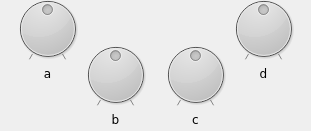
      <widget class="QWidget" name="fx_2">
       <property name="geometry">
        <rect>
         <x>0</x>
         <y>0</y>
         <width>311</width>
         <height>131</height>
        </rect>
       </property>
       <attribute name="label">
        <string>fx 2</string>
       </attribute>
       <widget class="QDial" name="fx2_param_a">
        <property name="enabled">
         <bool>true</bool>
        </property>
        <property name="geometry">
         <rect>
          <x>12</x>
          <y>-7</y>
          <width>71</width>
          <height>71</height>
         </rect>
        </property>
        <property name="toolTip">
         <string/>
        </property>
        <property name="styleSheet">
         <string notr="true">background-color:lightgrey</string>
        </property>
        <property name="minimum">
         <number>-32768</number>
        </property>
        <property name="maximum">
         <number>32757</number>
        </property>
        <property name="singleStep">
         <number>1</number>
        </property>
        <property name="pageStep">
         <number>10</number>
        </property>
        <property name="value">
         <number>0</number>
        </property>
        <property name="invertedAppearance">
         <bool>false</bool>
        </property>
        <property name="notchTarget">
         <double>1000.000000000000000</double>
        </property>
        <property name="notchesVisible">
         <bool>true</bool>
        </property>
       </widget>
       <widget class="QLabel" name="label_fx2_param_a">
        <property name="geometry">
         <rect>
          <x>12</x>
          <y>63</y>
          <width>71</width>
          <height>21</height>
         </rect>
        </property>
        <property name="font">
         <font>
          <family>DejaVu Sans</family>
          <pointsize>9</pointsize>
          <weight>50</weight>
          <bold>false</bold>
         </font>
        </property>
        <property name="styleSheet">
         <string notr="true"/>
        </property>
        <property name="text">
         <string>a</string>
        </property>
        <property name="alignment">
         <set>Qt::AlignCenter</set>
        </property>
       </widget>
       <widget class="QDial" name="fx2_param_b">
        <property name="enabled">
         <bool>true</bool>
        </property>
        <property name="geometry">
         <rect>
          <x>80</x>
          <y>39</y>
          <width>71</width>
          <height>71</height>
         </rect>
        </property>
        <property name="toolTip">
         <string/>
        </property>
        <property name="styleSheet">
         <string notr="true">background-color:lightgrey</string>
        </property>
        <property name="minimum">
         <number>-32768</number>
        </property>
        <property name="maximum">
         <number>32757</number>
        </property>
        <property name="singleStep">
         <number>1</number>
        </property>
        <property name="pageStep">
         <number>10</number>
        </property>
        <property name="value">
         <number>0</number>
        </property>
        <property name="invertedAppearance">
         <bool>false</bool>
        </property>
        <property name="notchTarget">
         <double>1000.000000000000000</double>
        </property>
        <property name="notchesVisible">
         <bool>true</bool>
        </property>
       </widget>
       <widget class="QLabel" name="label_fx2_param_b">
        <property name="geometry">
         <rect>
          <x>80</x>
          <y>109</y>
          <width>71</width>
          <height>21</height>
         </rect>
        </property>
        <property name="font">
         <font>
          <family>DejaVu Sans</family>
          <pointsize>9</pointsize>
          <weight>50</weight>
          <bold>false</bold>
         </font>
        </property>
        <property name="styleSheet">
         <string notr="true"/>
        </property>
        <property name="text">
         <string>b</string>
        </property>
        <property name="alignment">
         <set>Qt::AlignCenter</set>
        </property>
       </widget>
       <widget class="QDial" name="fx2_param_c">
        <property name="enabled">
         <bool>true</bool>
        </property>
        <property name="geometry">
         <rect>
          <x>160</x>
          <y>39</y>
          <width>71</width>
          <height>71</height>
         </rect>
        </property>
        <property name="toolTip">
         <string/>
        </property>
        <property name="styleSheet">
         <string notr="true">background-color:lightgrey</string>
        </property>
        <property name="minimum">
         <number>-32768</number>
        </property>
        <property name="maximum">
         <number>32757</number>
        </property>
        <property name="singleStep">
         <number>1</number>
        </property>
        <property name="pageStep">
         <number>10</number>
        </property>
        <property name="value">
         <number>0</number>
        </property>
        <property name="invertedAppearance">
         <bool>false</bool>
        </property>
        <property name="notchTarget">
         <double>1000.000000000000000</double>
        </property>
        <property name="notchesVisible">
         <bool>true</bool>
        </property>
       </widget>
       <widget class="QLabel" name="label_fx2_param_c">
        <property name="geometry">
         <rect>
          <x>160</x>
          <y>109</y>
          <width>71</width>
          <height>21</height>
         </rect>
        </property>
        <property name="font">
         <font>
          <family>DejaVu Sans</family>
          <pointsize>9</pointsize>
          <weight>50</weight>
          <bold>false</bold>
         </font>
        </property>
        <property name="styleSheet">
         <string notr="true"/>
        </property>
        <property name="text">
         <string>c</string>
        </property>
        <property name="alignment">
         <set>Qt::AlignCenter</set>
        </property>
       </widget>
       <widget class="QDial" name="fx2_param_d">
        <property name="enabled">
         <bool>true</bool>
        </property>
        <property name="geometry">
         <rect>
          <x>228</x>
          <y>-7</y>
          <width>71</width>
          <height>71</height>
         </rect>
        </property>
        <property name="toolTip">
         <string/>
        </property>
        <property name="styleSheet">
         <string notr="true">background-color:lightgrey</string>
        </property>
        <property name="minimum">
         <number>-32768</number>
        </property>
        <property name="maximum">
         <number>32757</number>
        </property>
        <property name="singleStep">
         <number>1</number>
        </property>
        <property name="pageStep">
         <number>10</number>
        </property>
        <property name="value">
         <number>0</number>
        </property>
        <property name="invertedAppearance">
         <bool>false</bool>
        </property>
        <property name="notchTarget">
         <double>1000.000000000000000</double>
        </property>
        <property name="notchesVisible">
         <bool>true</bool>
        </property>
       </widget>
       <widget class="QLabel" name="label_fx2_param_d">
        <property name="geometry">
         <rect>
          <x>228</x>
          <y>63</y>
          <width>71</width>
          <height>21</height>
         </rect>
        </property>
        <property name="font">
         <font>
          <family>DejaVu Sans</family>
          <pointsize>9</pointsize>
          <weight>50</weight>
          <bold>false</bold>
         </font>
        </property>
        <property name="styleSheet">
         <string notr="true"/>
        </property>
        <property name="text">
         <string>d</string>
        </property>
        <property name="alignment">
         <set>Qt::AlignCenter</set>
        </property>
       </widget>
      </widget>
